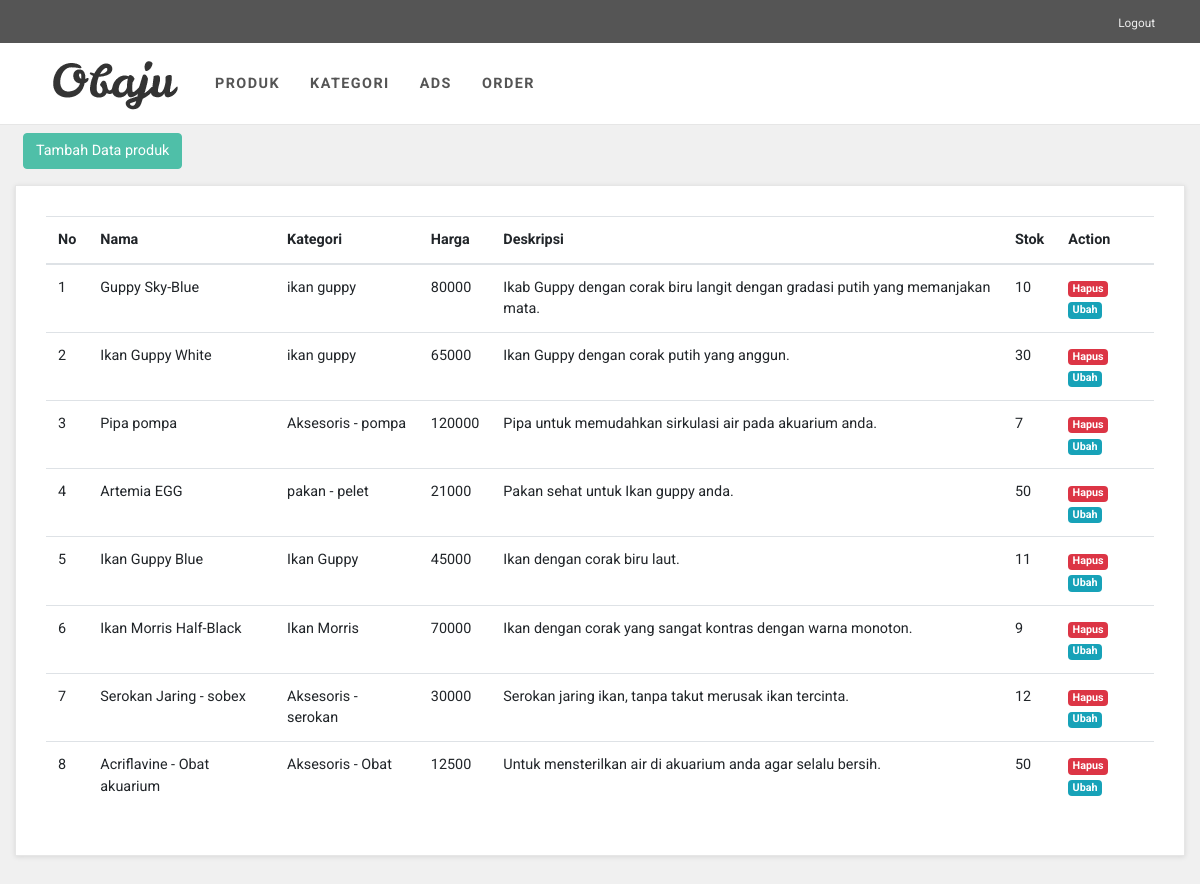
/index.php/admin/produk, run on the app's committed database.
### tables this page shows
CREATE TABLE `submenu` (
  `submenu_id` int(11) NOT NULL,
  `menu_id` int(1) NOT NULL,
  `judul` varchar(128) NOT NULL,
  `url` varchar(128) NOT NULL
);

CREATE TABLE `produk` (
  `produk_id` int(11) NOT NULL,
  `nama_produk` varchar(255) NOT NULL,
  `kategori` varchar(255) NOT NULL,
  `harga` int(13) NOT NULL,
  `deskripsi` text NOT NULL,
  `stok` int(255) NOT NULL,
  `image` varchar(255) NOT NULL
);

### application/controllers/Admin.php (called while the page is built, shortened)
<?php
class Admin extends CI_Controller
{
    public function __construct()
    {
        $this->load->model('Model_Produk');
        $this->load->model('Model_Kategori');
        $this->load->model('Model_Ads');
        $this->load->model('Model_Order');
        $this->load->model('Model_Admin');
        $this->load->library('form_validation');
    }
    public function produk()
    {
        $data['title'] = "Administator";
        $data['menu'] = "produk";
        $data['submenu'] = $this->Model_Admin->select_menu();
        $data['produk'] = $this->Model_Produk->select_all()->result_array();
        $this->load->view('templates/header-admin', $data);
        $this->load->view('master/produk', $data);
        $this->load->view('templates/footer-admin', $data);
    }
}

### index.php (called while the page is built, shortened)
<?php
require_once BASEPATH.'core/CodeIgniter.php';

### application/models/Model_Admin.php (called while the page is built)
<?php
class Model_Admin extends CI_Model
{
    function select_menu()
    {
        $this->db->where(array('menu_id' => 1));
        $query = $this->db->get('submenu')->result_array();
        return $query;
    }
}

### application/models/Model_Produk.php (called while the page is built, shortened)
<?php
class Model_Produk extends CI_Model
{
    public function select_all()
    {
        $query = $this->db->get('produk');
        return $query;
    }
}

### application/views/master/produk.php (the view)
<div class="col-lg-12 mt-3">
    <div id="contact" class="box">
        <table class="table">
            <thead>
                <tr>
                    <th>No</th>
                    <th>Nama</th>
                    <th>Kategori</th>
                    <th>Harga</th>
                    <th>Deskripsi</th>
                    <th>Stok</th>
                    <th>Action</th>
                </tr>
            </thead>
            <tbody>
                <?php
                $no = 1;
                foreach ($produk as $result) { ?>
                    <tr>
                        <td><?= $no; ?></td>
                        <td><?= $result['nama_produk']; ?></td>
                        <td><?= $result['kategori']; ?></td>
                        <td><?= $result['harga']; ?></td>
                        <td><?= $result['deskripsi']; ?></td>
                        <td><?= $result['stok']; ?></td>
                        <td>
                            <a href="<?= base_url(); ?>produk/hapus/<?= $result['produk_id']; ?>" class="badge bg-danger float-end text-white text-decoration-none" onclick="return confirm('yakin?');">Hapus</a>
                            <a href="<?= base_url(); ?>produk/ubah/<?= $result['produk_id']; ?>" class="badge bg-info float-end text-white text-decoration-none">Ubah</a>
                        </td>
                    </tr>
                <?php $no++;
                } ?>
            </tbody>
        </table>
    </div>
</div>

### application/views/templates/header-admin.php (shortened to what this page needs)
<!DOCTYPE html>
<html>
<head>
    <link rel="stylesheet" href="<?= base_url(); ?>assets/vendor/bootstrap/css/bootstrap.min.css">
    <link rel="stylesheet" href="<?= base_url(); ?>assets/vendor/font-awesome/css/font-awesome.min.css">
    <link rel="stylesheet" href="<?= base_url(); ?>assets/vendor/owl.carousel/assets/owl.carousel.css">
    <link rel="stylesheet" href="<?= base_url(); ?>assets/vendor/owl.carousel/assets/owl.theme.default.css">
    <link rel="stylesheet" href="<?= base_url(); ?>assets/css/style.default.css" id="theme-stylesheet">
    <link rel="stylesheet" href="<?= base_url(); ?>assets/css/custom.css">
</head>
<body>
    <header>
        <div id="top">
            <div class="container">
                <div class="row">
                    <div class="col-lg-12 text-end text-lg-right">
                        <ul class="menu list-inline mb-0">
                            <li class="list-inline-item"><a href="<?= base_url('home'); ?>">Logout</a></li>
                        </ul>
                    </div>
                </div>
            </div>
        </div>
        <nav class="navbar navbar-expand-lg">
            <div class="container"><a href="" class="navbar-brand home"><img src="<?= base_url(); ?>assets/img/logo.png" alt="Obaju logo" class="d-none d-md-inline-block"></a>
                <div id="navigation" class="collapse navbar-collapse">
                    <ul class="navbar-nav mr-auto">
                        <?php foreach ($submenu as $result) : ?>
                            <li class="nav-item"><a href="<?= base_url(); ?><?= $result['url']; ?>" class="nav-link"><?= $result['judul']; ?></a></li>
                        <?php endforeach; ?>
                    </ul>
                </div>
            </div>
        </nav>
    </header>
    <div class="col-lg-12 m-2" id="tbh">
        <a href="<?= base_url(); ?><?= $menu; ?>/tambah" class="btn btn-primary">Tambah Data <?= $menu ?></a>
    </div>

### assets/css/style.default.css (style rules this page uses)
body { overflow-x: hidden; background-color: #f0f0f0; }
a, button { -webkit-transition: all 0.3s; transition: all 0.3s; outline: none; }
.btn-primary { color: #fff !important; }
#top { background: #555; padding: 10px 0; }
#top a { color: #fff; }
#top ul.menu { padding-top: 5px; margin: 0; font-size: 0.738rem; }
#top ul.menu > li { margin-right: 0; }
#top ul.menu > li a { color: #eee; }
.navbar { border-bottom: 1px solid #e6e6e6; background-color: #fff; }
.navbar .navbar-nav > .nav-item > .nav-link { text-transform: uppercase; letter-spacing: 0.1em; font-weight: 700; padding: 30px 15px !important; color: #555; }
.box { background: #fff; margin: 0 0 30px; border: solid 1px #e6e6e6; padding: 30px; -webkit-box-shadow: 0 1px 5px rgba(0, 0, 0, 0.1); box-shadow: 0 1px 5px rgba(0, 0, 0, 0.1); }
.navbar { padding: 0 1rem; }
.navbar-brand { display: inline-block; padding-top: 0.33125rem; padding-bottom: 0.33125rem; margin-right: 1rem; font-size: 1.125rem; }
.btn { font-weight: 400; border: 1px solid transparent; padding: 0.375rem 0.75rem; font-size: 0.9rem; line-height: 1.5; border-radius: 0.25rem; -webkit-transition: color 0.15s ease-in-out, background-color 0.15s ease-in-out, border-color 0.15s ease-in-out, -webkit-box-shadow 0.15s ease-in-out; transition: color 0.15s ease-in-out, background-color 0.15s ease-in-out, border-color 0.15s ease-in-out, -webkit-box-shadow 0.15s ease-in-out; transition: color 0.15s ease-in-out, background-color 0.15s ease-in-out, border-color 0.15s ease-in-out, box-shadow 0.15s ease-in-out; transition: color 0.15s ease-in-out, background-color 0.15s ease-in-out, border-color 0.15s ease-in-out, box-shadow 0.15s ease-in-out, -webkit-box-shadow 0.15s ease-in-out; }
.btn-primary { color: #212529; background-color: #4fbfa8; border-color: #4fbfa8; }
body { font-family: "Roboto", Helvetica, Arial, sans-serif; font-size: 0.9rem; font-weight: 400; line-height: 1.5; color: #212529; background-color: #f0f0f0; }
a { color: #4fbfa8; text-decoration: none; }
.bg-info { background-color: #17a2b8 !important; }
.bg-danger { background-color: #dc3545 !important; }
.nav-link { padding: 0.5rem 1rem; }

### data on the page
submenu: judul "PRODUK"
submenu: judul "KATEGORI"
submenu: judul "ADS"
submenu: judul "ORDER"
produk: nama_produk "Guppy Sky-Blue", kategori "ikan guppy", harga "80000", deskripsi "Ikab Guppy dengan corak biru langit dengan gradasi putih yang memanjakan mata.", stok "10"
produk: nama_produk "Ikan Guppy White", kategori "ikan guppy", harga "65000", deskripsi "Ikan Guppy dengan corak putih yang anggun.", stok "30"
produk: nama_produk "Pipa pompa", kategori "Aksesoris - pompa", harga "120000", deskripsi "Pipa untuk memudahkan sirkulasi air pada akuarium anda.", stok "7"
produk: nama_produk "Artemia EGG", kategori "pakan - pelet", harga "21000", deskripsi "Pakan sehat untuk Ikan guppy anda.", stok "50"
produk: nama_produk "Ikan Guppy Blue", kategori "Ikan Guppy", harga "45000", deskripsi "Ikan dengan corak biru laut.", stok "11"
produk: nama_produk "Ikan Morris Half-Black", kategori "Ikan Morris", harga "70000", deskripsi "Ikan dengan corak yang sangat kontras dengan warna monoton.", stok "9"
produk: nama_produk "Serokan Jaring - sobex", kategori "Aksesoris - serokan", harga "30000", deskripsi "Serokan jaring ikan, tanpa takut merusak ikan tercinta.", stok "12"
produk: nama_produk "Acriflavine - Obat akuarium", kategori "Aksesoris - Obat", harga "12500", deskripsi "Untuk mensterilkan air di akuarium anda agar selalu bersih.", stok "50"

### other printed values
$menu "produk"
